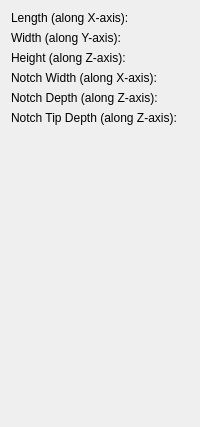
        <widget class="QWidget" name="page_5">
         <layout class="QVBoxLayout" name="verticalLayout_3">
          <item>
           <layout class="QGridLayout" name="_7">
            <property name="leftMargin">
             <number>0</number>
            </property>
            <property name="topMargin">
             <number>0</number>
            </property>
            <property name="rightMargin">
             <number>0</number>
            </property>
            <property name="bottomMargin">
             <number>0</number>
            </property>
            <property name="spacing">
             <number>6</number>
            </property>
            <item row="1" column="2">
             <widget class="Gui::QuantitySpinBox" name="notchSEBoxWidth" native="true">
              <property name="keyboardTracking" stdset="0">
               <bool>false</bool>
              </property>
              <property name="unit" stdset="0">
               <string notr="true">mm</string>
              </property>
              <property name="value" stdset="0">
               <double>10.000000000000000</double>
              </property>
             </widget>
            </item>
            <item row="0" column="0">
             <widget class="QLabel" name="textLabel2_7">
              <property name="text">
               <string>Length (along X-axis):</string>
              </property>
             </widget>
            </item>
            <item row="1" column="0">
             <widget class="QLabel" name="textLabel3_7">
              <property name="text">
               <string>Width (along Y-axis):</string>
              </property>
             </widget>
            </item>
            <item row="0" column="2">
             <widget class="Gui::QuantitySpinBox" name="notchSEBoxLength" native="true">
              <property name="keyboardTracking" stdset="0">
               <bool>false</bool>
              </property>
              <property name="unit" stdset="0">
               <string notr="true">mm</string>
              </property>
              <property name="value" stdset="0">
               <double>10.000000000000000</double>
              </property>
             </widget>
            </item>
            <item row="2" column="2">
             <widget class="Gui::QuantitySpinBox" name="notchSEBoxHeight" native="true">
              <property name="keyboardTracking" stdset="0">
               <bool>false</bool>
              </property>
              <property name="unit" stdset="0">
               <string notr="true">mm</string>
              </property>
              <property name="value" stdset="0">
               <double>10.000000000000000</double>
              </property>
             </widget>
            </item>
            <item row="2" column="0">
             <widget class="QLabel" name="textLabel4_4">
              <property name="text">
               <string>Height (along Z-axis):</string>
              </property>
             </widget>
            </item>
           </layout>
          </item>
          <item>
           <layout class="QGridLayout" name="gridLayout_4">
            <item row="0" column="0">
             <widget class="QLabel" name="textLabel2_6">
              <property name="text">
               <string>Notch Width (along X-axis):</string>
              </property>
             </widget>
            </item>
            <item row="0" column="1">
             <widget class="Gui::QuantitySpinBox" name="notchSEWidth" native="true">
              <property name="keyboardTracking" stdset="0">
               <bool>false</bool>
              </property>
              <property name="unit" stdset="0">
               <string notr="true">mm</string>
              </property>
              <property name="value" stdset="0">
               <double>10.000000000000000</double>
              </property>
             </widget>
            </item>
            <item row="1" column="0">
             <widget class="QLabel" name="textLabel3_6">
              <property name="text">
               <string>Notch Depth (along Z-axis):</string>
              </property>
             </widget>
            </item>
            <item row="1" column="1">
             <widget class="Gui::QuantitySpinBox" name="notchSEDepth" native="true">
              <property name="keyboardTracking" stdset="0">
               <bool>false</bool>
              </property>
              <property name="unit" stdset="0">
               <string notr="true">mm</string>
              </property>
              <property name="value" stdset="0">
               <double>10.000000000000000</double>
              </property>
             </widget>
            </item>
            <item row="2" column="0">
             <widget class="QLabel" name="textLabel3_8">
              <property name="text">
               <string>Notch Tip Depth (along Z-axis):</string>
              </property>
             </widget>
            </item>
            <item row="2" column="1">
             <widget class="Gui::QuantitySpinBox" name="notchSEtipDepth" native="true">
              <property name="keyboardTracking" stdset="0">
               <bool>false</bool>
              </property>
              <property name="unit" stdset="0">
               <string notr="true">mm</string>
              </property>
              <property name="value" stdset="0">
               <double>10.000000000000000</double>
              </property>
             </widget>
            </item>
           </layout>
          </item>
          <item>
           <spacer name="spacer_3">
            <property name="orientation">
             <enum>Qt::Vertical</enum>
            </property>
            <property name="sizeType">
             <enum>QSizePolicy::Expanding</enum>
            </property>
            <property name="sizeHint" stdset="0">
             <size>
              <width>21</width>
              <height>291</height>
             </size>
            </property>
           </spacer>
          </item>
         </layout>
        </widget>
